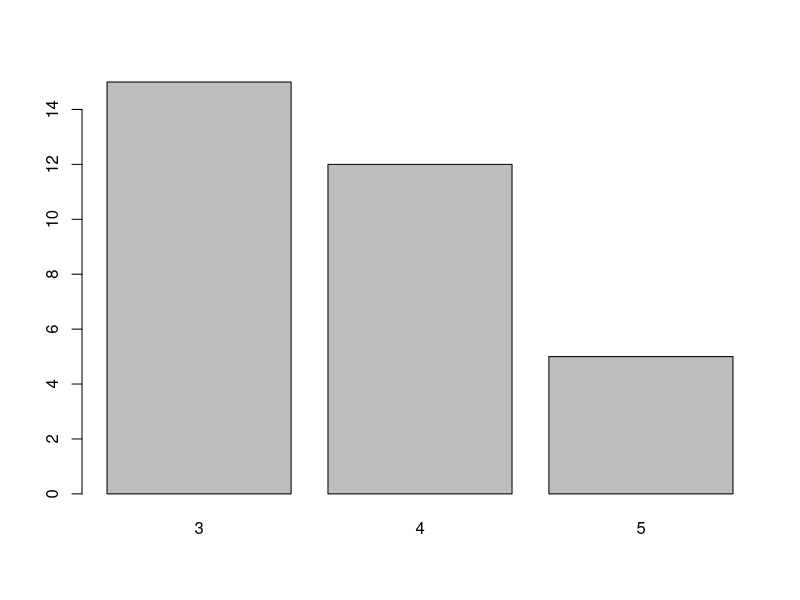
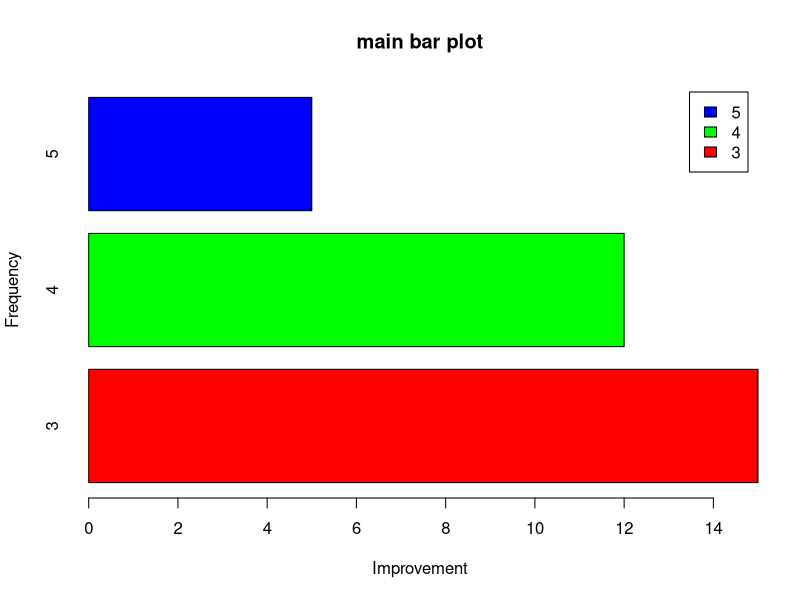

Source code (R) for these figures, in order:
head(mtcars)
count <- table(mtcars$gear)
barplot(count)
barplot(count, horiz = TRUE, main = "main bar plot", xlab = "Improvement", ylab = "Frequency",
        legend.text = rownames(count), col = c("red", "green", "blue"))